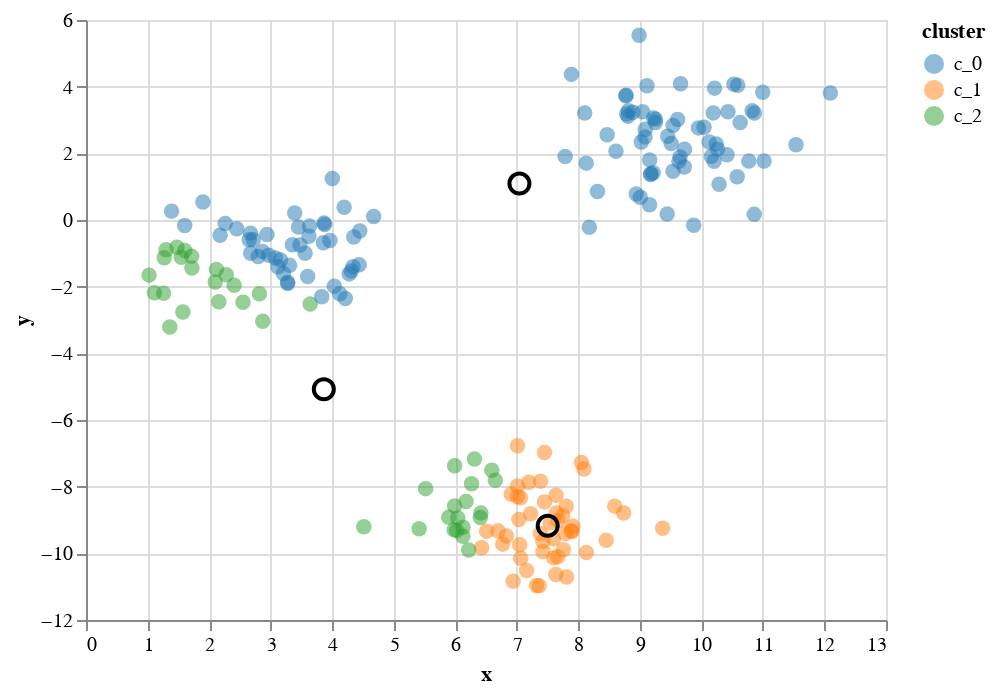

The cell this chart's notebook holds for it:
### Code cell
update_centroids()
plot_result()

### Figure 1 — Vega-Lite specification as saved in the notebook (floating-point values rounded to 4 significant figures; data arrays with more than 128 entries replaced by an {"elided": "..."} marker saying what was removed)
{"$schema": "https://vega.github.io/schema/vega-lite/v3.4.0.json", "config": {"mark": {"tooltip": null}, "view": {"height": 300, "width": 400}}, "datasets": {"data-7745ae8f4e2485c759f717750b00859f": {"elided": "200 records"}, "data-a633c9f961984ebdd7ddcdd674ef523c": [{"x": 7.043, "y": 1.093}, {"x": 7.503, "y": -9.172}, {"x": 3.865, "y": -5.078}]}, "layer": [{"data": {"name": "data-7745ae8f4e2485c759f717750b00859f"}, "encoding": {"color": {"field": "cluster", "scale": {"scheme": "category10"}, "type": "nominal"}, "tooltip": [{"field": "x", "type": "quantitative"}, {"field": "y", "type": "quantitative"}, {"field": "cluster", "type": "nominal"}], "x": {"field": "x", "type": "quantitative"}, "y": {"field": "y", "type": "quantitative"}}, "mark": {"opacity": 0.5, "size": 60, "type": "circle"}, "selection": {"selector009": {"bind": "scales", "encodings": ["x", "y"], "type": "interval"}}}, {"data": {"name": "data-a633c9f961984ebdd7ddcdd674ef523c"}, "encoding": {"x": {"field": "x", "type": "quantitative"}, "y": {"field": "y", "type": "quantitative"}}, "mark": {"color": "black", "opacity": 1, "size": 100, "type": "point"}, "selection": {"selector010": {"bind": "scales", "encodings": ["x", "y"], "type": "interval"}}}]}
